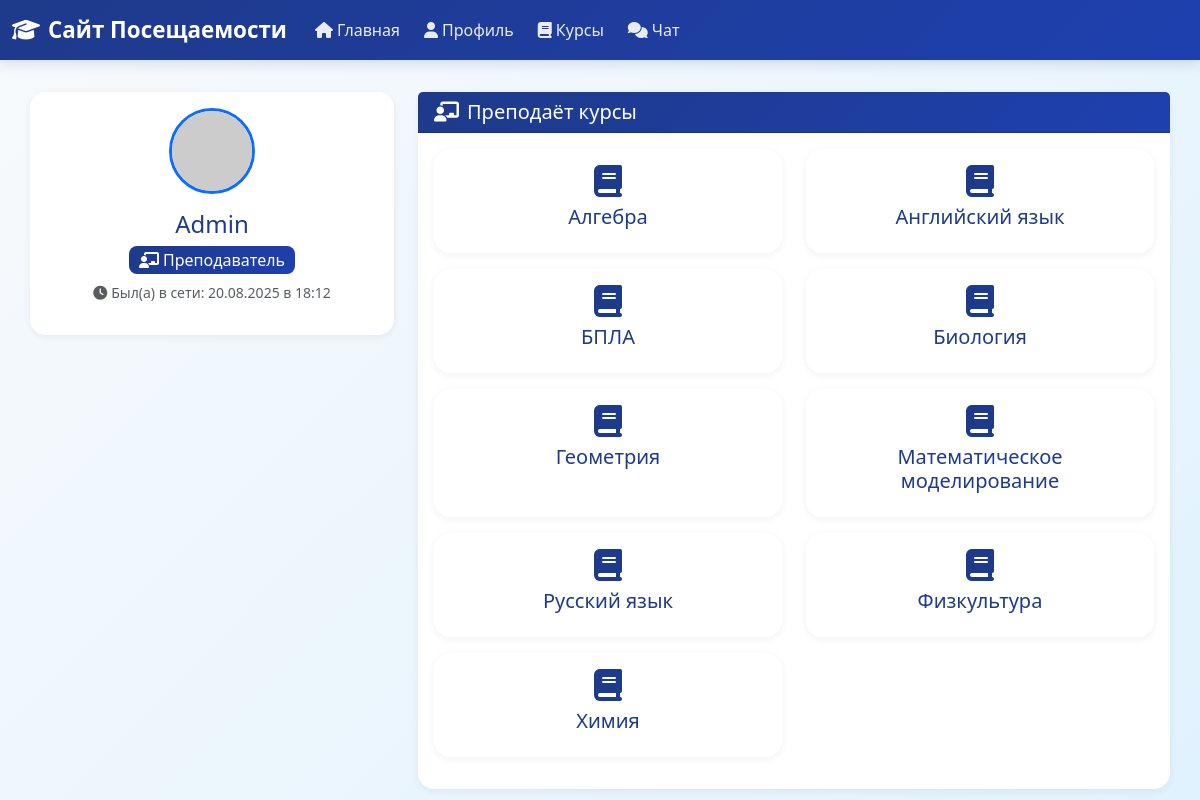
The page /user/Admin (signed in) on the database its author committed.
### app/models.py (models this page shows, shortened)
class User(UserMixin, db.Model):
    id: so.Mapped[int] = so.mapped_column(primary_key=True)
    username: so.Mapped[str] = so.mapped_column(sa.String(64), index=True, unique=True)
    email: so.Mapped[str] = so.mapped_column(sa.String(120), index=True, unique=True)
    password_hash: so.Mapped[Optional[str]] = so.mapped_column(sa.String(256))
    role: so.Mapped[str] = so.mapped_column(sa.String(20), default='student')
    about_me: so.Mapped[Optional[str]] = so.mapped_column(sa.String(140))
    last_seen: so.Mapped[Optional[datetime]] = so.mapped_column(default=lambda: datetime.now(timezone.utc))
    sent_messages: so.Mapped[List['Message']] = so.relationship(
        'Message',
        foreign_keys='Message.sender_id',
        back_populates='sender'
    )
    received_messages: so.Mapped[List['Message']] = so.relationship(
        'Message',
        foreign_keys='Message.recipient_id',
        back_populates='recipient'
    )
    teaching_courses: so.Mapped[List['Course']] = so.relationship(
        secondary=teacher_course_association,
        back_populates='teachers',
        collection_class=list
    )
    enrolled_courses: so.Mapped[List['Course']] = so.relationship(
        secondary=student_course_association,
        back_populates='students',
        collection_class=list
    )
    attendance_records: so.WriteOnlyMapped['AttendanceRecord'] = so.relationship(
        back_populates='student',
        cascade="all, delete-orphan"
    )
    def avatar(self, size: int) -> str:
        digest = md5(self.email.lower().encode('utf-8')).hexdigest()
        return f'https://www.gravatar.com/avatar/{digest}?d=identicon&s={size}'

class Course(db.Model):
    id: so.Mapped[int] = so.mapped_column(primary_key=True)
    name: so.Mapped[str] = so.mapped_column(sa.String(100), unique=True, index=True)
    description: so.Mapped[Optional[str]] = so.mapped_column(sa.String(256))
    teachers: so.Mapped[List['User']] = so.relationship(
        secondary=teacher_course_association,
        back_populates='teaching_courses',
        collection_class=list
    )
    students: so.Mapped[List['User']] = so.relationship(
        secondary=student_course_association,
        back_populates='enrolled_courses',
        collection_class=list,
        lazy='joined'
    )
    attendance_records: so.WriteOnlyMapped['AttendanceRecord'] = so.relationship(
        back_populates='course',
        cascade="all, delete-orphan"
    )

### app/routes.py (the view)
@app.route('/user/<username>')
@login_required
def user(username):
    user = db.first_or_404(sa.select(User).where(User.username == username))
    page = request.args.get('page', 1, type=int)
    if user.role == 'student':
        attendance_query = sa.select(AttendanceRecord).where(
            AttendanceRecord.student_id == user.id
        ).order_by(AttendanceRecord.date.desc())
        attendance_pagination = db.paginate(
            attendance_query,
            page=page,
            per_page=current_app.config['ITEMS_PER_PAGE'],
            error_out=False
        )
        attendance_records = attendance_pagination.items
        next_url = url_for('user', username=username, page=attendance_pagination.next_num) \
            if attendance_pagination.has_next else None
        prev_url = url_for('user', username=username, page=attendance_pagination.prev_num) \
            if attendance_pagination.has_prev else None
        return render_template('user.html',
                             user=user,
                             attendance_records=attendance_records,
                             next_url=next_url,
                             prev_url=prev_url)
    else:
        teaching_query = sa.select(Course).join(User.teaching_courses).where(
            User.id == user.id
        ).order_by(Course.name)
        teaching_pagination = db.paginate(
            teaching_query,
            page=page,
            per_page=current_app.config['ITEMS_PER_PAGE'],
            error_out=False
        )
        teaching_courses = teaching_pagination.items
        next_url = url_for('user', username=username, page=teaching_pagination.next_num) \
            if teaching_pagination.has_next else None
        prev_url = url_for('user', username=username, page=teaching_pagination.prev_num) \
            if teaching_pagination.has_prev else None
        return render_template('user.html',
                             user=user,
                             teaching_courses=teaching_courses,
                             next_url=next_url,
                             prev_url=prev_url)

### app/models.py (called while the page is built)
@login.user_loader
def load_user(id: int) -> Optional[User]:
    return db.session.get(User, id)

### app/templates/user.html (shortened to what this page needs)
{% extends "base.html" %}
{% block content %}
    <div class="profile-page">
    <div class="row">
        <div class="col-md-4">
            <div class="card border-0 shadow-sm text-center">
                <div class="card-body">
                    <div class="mb-3">
                        <img src="{{ user.avatar(128) }}" alt="Аватар" class="rounded-circle border border-3 border-primary">
                    </div>
                    <h2 class="h4 text-primary">{{ user.username }}</h2>
                    <span class="badge bg-primary fs-6 mb-2">
                        {% if user.role == 'student' %}
                            <i class="fas fa-user-graduate me-1"></i>Студент
                        {% else %}
                            <i class="fas fa-chalkboard-teacher me-1"></i>Преподаватель
                        {% endif %}
                    </span>
                    {% if user.last_seen %}
                        <p class="text-muted small">
                            <i class="fas fa-clock me-1"></i>Был(а) в сети: {{ user.last_seen.strftime('%d.%m.%Y в %H:%M') }}
                        </p>
                    {% endif %}
                </div>
            </div>
        </div>
        <div class="col-md-8">
            {% if user.role == 'student' %}
                <div class="card border-0 shadow-sm mb-4">
                    <div class="card-header bg-primary text-white">
                        <h3 class="h5 mb-0">
                            <i class="fas fa-book me-2"></i>Записан на курсы
                        </h3>
                    </div>
                    <div class="card-body">
                        {% if enrolled_courses %}
                            <div class="row">
                                {% for course in enrolled_courses %}
                                    <div class="col-md-6 mb-3">
                                        <div class="card course-card border-0 shadow-sm h-100">
                                            <div class="card-body text-center">
                                                <i class="fas fa-graduation-cap fa-2x text-primary mb-2"></i>
                                                <h5 class="card-title text-primary">{{ course.name }}</h5>
                                                {% if course.description %}
                                                    <p class="card-text text-muted small">{{ course.description }}</p>
                                                {% endif %}
                                            </div>
                                        </div>
                                    </div>
                                {% endfor %}
                            </div>
                        {% else %}
                            <div class="text-center py-3">
                                <i class="fas fa-book-open fa-2x text-muted mb-2"></i>
                                <p class="text-muted mb-0">Не записан ни на какие курсы.</p>
                            </div>
                        {% endif %}
                    </div>
                </div>
                <div class="card border-0 shadow-sm">
                    <div class="card-header bg-primary text-white">
                        <h3 class="h5 mb-0">
                            <i class="fas fa-calendar-check me-2"></i>Записи о посещаемости
                        </h3>
                    </div>
                    <div class="card-body">
                        {% if attendance_records %}
                            <div class="row">
                                {% for record in attendance_records %}
                                    <div class="col-md-6 mb-3">
                                        <div class="card border-0 shadow-sm h-100">
                                            <div class="card-body text-center">
                                                <h6 class="card-title text-primary">{{ record.course.name }}</h6>
                                                <p class="card-text text-muted small">
                                                    <i class="fas fa-clock me-1"></i>{{ record.date.strftime('%d.%m.%Y в %H:%M') }}
                                                </p>
                                                <div class="mb-2">
                                                    {% if record.status == 'present' %}
                                                        <span class="badge bg-success">
                                                            <i class="fas fa-check me-1"></i>Присутствует
                                                        </span>
                                                    {% elif record.status == 'absent' %}
                                                        <span class="badge bg-danger">
                                                            <i class="fas fa-times me-1"></i>Отсутствует
                                                        </span>
                                                    {% elif record.status == 'late' %}
                                                        <span class="badge bg-warning">
                                                            <i class="fas fa-clock me-1"></i>Опоздал
                                                        </span>
                                                    {% else %}
                                                        <span class="badge bg-secondary">{{ record.status }}</span>
                                                    {% endif %}
                                                </div>
                                                {% if record.notes %}
                                                    <p class="card-text small text-muted">
                                                        <i class="fas fa-sticky-note me-1"></i>{{ record.notes }}
                                                    </p>
                                                {% endif %}
                                            </div>
                                        </div>
                                    </div>
                                {% endfor %}
                            </div>
                        {% else %}
                            <div class="text-center py-3">
                                <i class="fas fa-calendar-times fa-2x text-muted mb-2"></i>
                                <p class="text-muted mb-0">Нет записей о посещаемости.</p>
                            </div>
                        {% endif %}
                        {% if prev_url or next_url %}
                            <div class="d-flex justify-content-between align-items-center mt-3">
                                {% if prev_url %}
                                    <a href="{{ prev_url }}" class="btn btn-outline-primary btn-sm">
                                        <i class="fas fa-chevron-left me-1"></i>Предыдущие
                                    </a>
                                {% endif %}
                                {% if next_url %}
                                    <a href="{{ next_url }}" class="btn btn-outline-primary btn-sm">
                                        Следующие<i class="fas fa-chevron-right ms-1"></i>
                                    </a>
                                {% endif %}
                            </div>
                        {% endif %}
                    </div>
                </div>
            {% elif user.role == 'teacher' %}
                <div class="card border-0 shadow-sm">
                    <div class="card-header bg-primary text-white">
                        <h3 class="h5 mb-0">
                            <i class="fas fa-chalkboard-teacher me-2"></i>Преподаёт курсы
                        </h3>
                    </div>
                    <div class="card-body">
                        {% if teaching_courses %}
                            <div class="row">
                                {% for course in teaching_courses %}
                                    <div class="col-md-6 mb-3">
                                        <div class="card course-card border-0 shadow-sm h-100">
                                            <div class="card-body text-center">
                                                <i class="fas fa-book fa-2x text-primary mb-2"></i>
                                                <h5 class="card-title text-primary">{{ course.name }}</h5>
                                            </div>
                                        </div>
                                    </div>
                                {% endfor %}
                            </div>
                        {% else %}
                            <div class="text-center py-3">
                                <i class="fas fa-chalkboard fa-2x text-muted mb-2"></i>
                                <p class="text-muted mb-0">Не преподаёт никаких курсов.</p>
                            </div>
                        {% endif %}
                    </div>
                </div>
            {% endif %}
        </div>
    </div>
    </div>
{% endblock %}

### app/templates/base.html (style rules this page uses)
:root { --primary-blue: #1e3a8a; --secondary-blue: #3b82f6; --light-blue: #dbeafe; --accent-blue: #60a5fa; --dark-blue: #1e40af; }
body { background: linear-gradient(135deg, #f8fafc 0%, #e0f2fe 100%); min-height: 100vh; font-family: 'Segoe UI', Tahoma, Geneva, Verdana, sans-serif; }
h1, h2, h3 { color: var(--primary-blue); font-weight: 600; }
.card { border: none; border-radius: 16px; box-shadow: 0 4px 20px rgba(0, 0, 0, 0.08); transition: transform 0.3s ease, box-shadow 0.3s ease; }
.badge { border-radius: 8px; font-weight: 500; }
.text-primary { color: var(--primary-blue) !important; }
.bg-primary { background: linear-gradient(135deg, var(--primary-blue) 0%, var(--dark-blue) 100%) !important; }
.fas, .far, .fab { transition: transform 0.3s ease; }
.shadow-sm { box-shadow: 0 2px 8px rgba(0, 0, 0, 0.06) !important; }

### rows shown on the page
User: username "Admin", last_seen "20.08.2025 в 18:12"
Course: name "Алгебра"
Course: name "Английский язык"
Course: name "БПЛА"
Course: name "Биология"
Course: name "Геометрия"
Course: name "Математическое моделирование"
Course: name "Русский язык"
Course: name "Физкультура"
Course: name "Химия"
